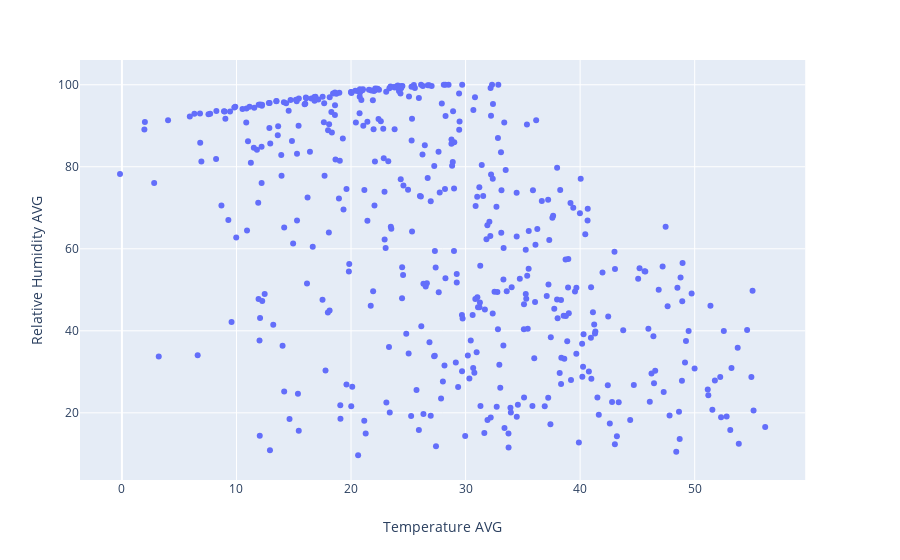

Notebook code for this chart:
### Code cell
import plotly.express as px
fig=px.scatter(weather,x="Temperature AVG",y="Relative Humidity AVG",
             )
fig.show()

### Figure 1 — Plotly figure (JSON) as saved in the notebook; plotly's stock layout.template omitted (floating-point values rounded to 4 significant figures; data arrays with more than 128 entries replaced by an {"elided": "..."} marker saying what was removed)
{"data": [{"hoverlabel": {"namelength": 0}, "hovertemplate": "Temperature AVG=%{x}<br>Relative Humidity AVG=%{y}", "legendgroup": "", "marker": {"color": "#636efa", "symbol": "circle"}, "mode": "markers", "name": "", "showlegend": false, "type": "scatter", "x": {"elided": "464 float values"}, "xaxis": "x", "y": {"elided": "464 float values"}, "yaxis": "y"}], "layout": {"autosize": true, "legend": {"tracegroupgap": 0}, "margin": {"t": 60}, "xaxis": {"anchor": "y", "autorange": true, "domain": [0, 0.98], "range": [-3.907, 59.89], "title": {"text": "Temperature AVG"}, "type": "linear"}, "yaxis": {"anchor": "x", "autorange": true, "domain": [0, 1], "range": [2.665, 107.0], "title": {"text": "Relative Humidity AVG"}, "type": "linear"}}}
